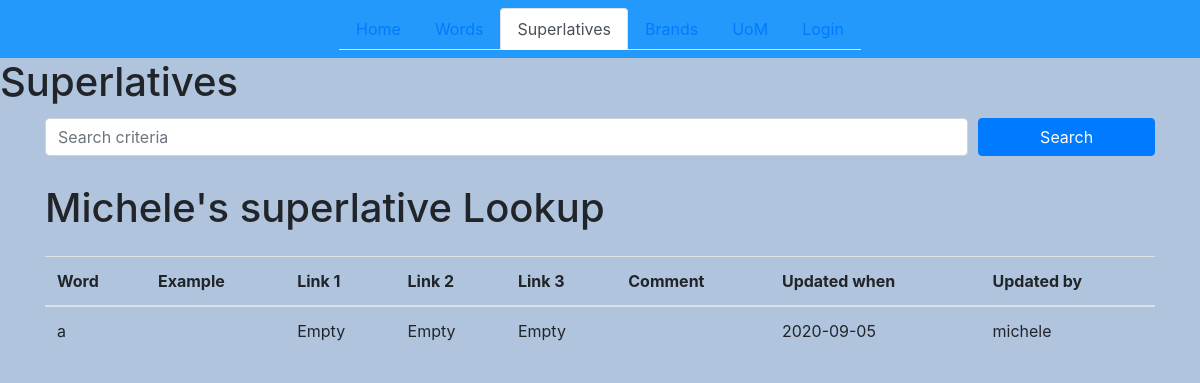
/superlatives, run on the app's committed database.
### models.py (models this page shows)
class Superlatives(db.Model):
    id = db.Column(db.Integer, primary_key=True)
    word = db.Column(db.String(120), nullable=False, unique=True)
    example = db.Column(db.String(120), nullable=True)
    ss1 = db.Column(db.String(120), nullable=True)
    ss2 = db.Column(db.String(120), nullable=True)
    ss3 = db.Column(db.String(120), nullable=True)
    comment = db.Column(db.String(120), nullable=True)
    updated_by = db.Column(db.Integer, db.ForeignKey('user.id'), nullable=False)
    updated_when = db.Column(db.DateTime, nullable=False, default=datetime.utcnow)

### routes.py (the view)
@app.route('/superlatives', methods=['GET', 'POST'])
def superlatives():
    if request.method == 'POST':
        if request.form['word'] == '':
            return "Word cannot be empty"
        else:
            word = request.form['word']
            example = request.form['example']
            ss1 = request.form['ss1']
            ss2 = request.form['ss2']
            ss3 = request.form['ss3']
            comment = request.form['comment']
            superlatives = Superlatives(word=word, example=example, ss1=ss1, ss2=ss2,ss3=ss3, comment=comment, updated_by=current_user.username)
            try:
                db.session.add(superlatives)
                db.session.commit()
                return redirect('/superlatives')
            except:
                return "There was a problem adding new stuff."
    else:
        superlatives = Superlatives.query.order_by(Superlatives.updated_when).all()
        return render_template('superlatives.html', superlatives=superlatives)

### templates/superlatives.html (shortened to what this page needs)
{% extends 'base.html' %}
{% block content %}
<h1> Superlatives</h1>
<div class="container">
<form action="/superlatives/search" method="POST">
    <div class="form-row">
        <div class="col-sm-10 my-1">
            <input type="text" class="form-control" name="search" id="search" placeholder="Search criteria" >
        </div>
        <div class="col-sm-2 my-1">
            <button type="submit" class="btn btn-primary btn-block">Search</button>
        </div>
    </div>
</form>
</div>
<div class="container">
    <h1 class="my-4">Michele's superlative Lookup</h1>
    {% if superlatives|length < 1 %}
    <h3 style="color:Red;"><p>No words like {{ searchword }} found</p></h3>
    <meta http-equiv="refresh" content="2; URL=http://127.0.0.1:5000/superlatives">
    {% else %}
    <table class="table">
        <thead>
            <tr>
                <th>Word</th>
                <th>Example</th>
                <th>Link 1</th>
                <th>Link 2</th>
                <th>Link 3</th>
                <th>Comment</th>
                <th>Updated when</th>
                <th>Updated by</th>
            </tr>
        </thead>
        <tbody>
            {% for superlatives in superlatives %}
            <tr>
                <td>{{ superlatives.word }}</a></td>
                <td>{{ superlatives.example }}</a></td>
                {% if superlatives.ss1 != '' %}
                    <td><a href="{{ superlatives.ss1 }}">Link</a></td>
                {% else %}
                    <td>Empty</td>
                {% endif %}
                {% if superlatives.ss2 != '' %}
                    <td><a href="{{ superlatives.ss2 }}">Link</a></td>
                {% else %}
                    <td>Empty</td>
                {% endif %}
                {% if superlatives.ss3 != '' %}
                    <td><a href="{{ superlatives.ss3 }}">Link</a></td>
                {% else %}
                    <td>Empty</td>
                {% endif %}
                <td>{{ superlatives.comment}}</a></td>
                <td>{{ superlatives.updated_when.date() }}</td>
                <td>{{ superlatives.updated_by}}</td>
            </tr>
            {% endfor %}
        </tbody>
    </table>
    {% endif %}
</div>
{% endblock content %}

### static/css/main.css (style rules this page uses)
body { background: lightsteelblue; }

### data on the page
Superlatives: word "a", ss1 "Empty", ss2 "Empty", ss3 "Empty", updated_when "2020-09-05", updated_by "michele"
